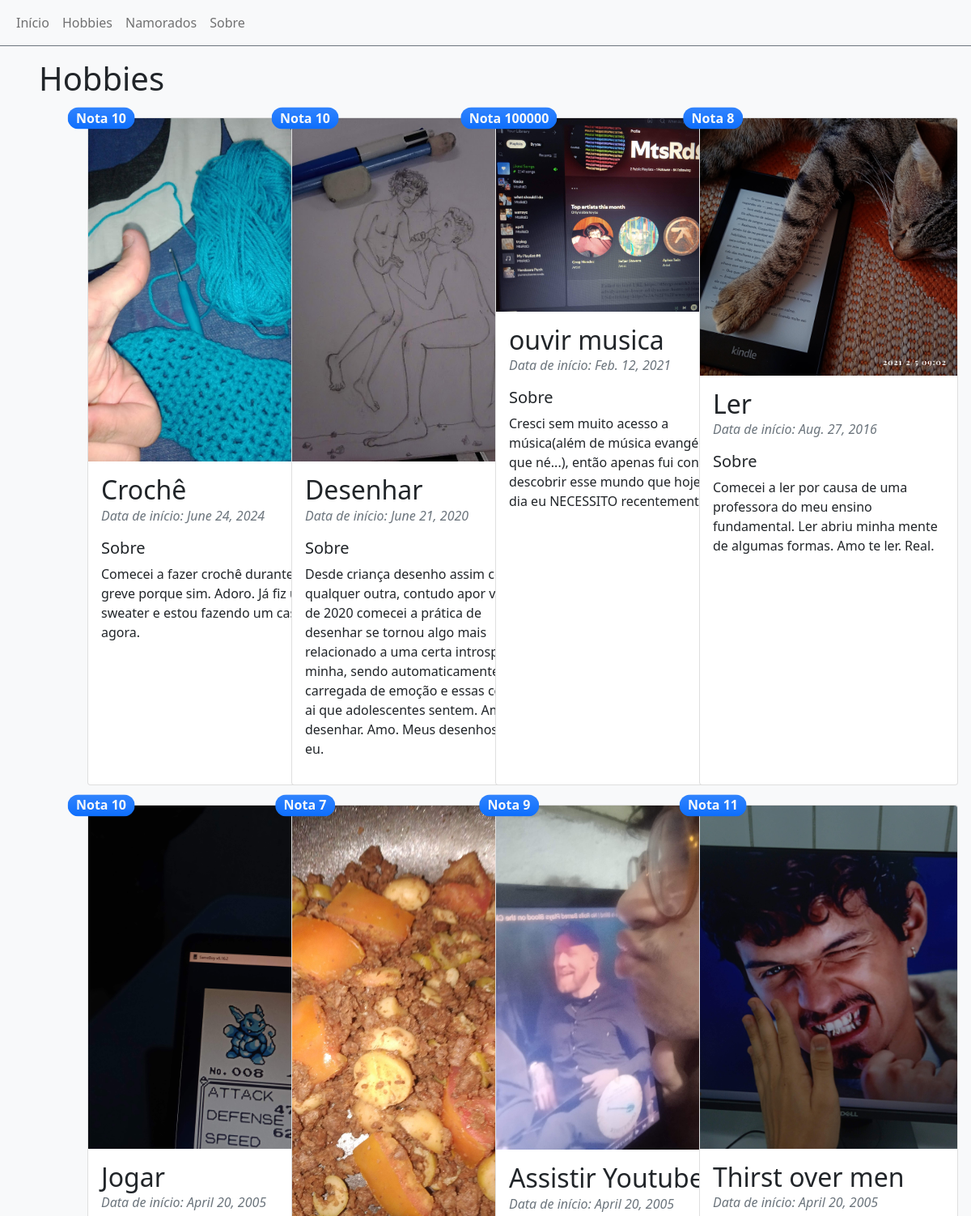
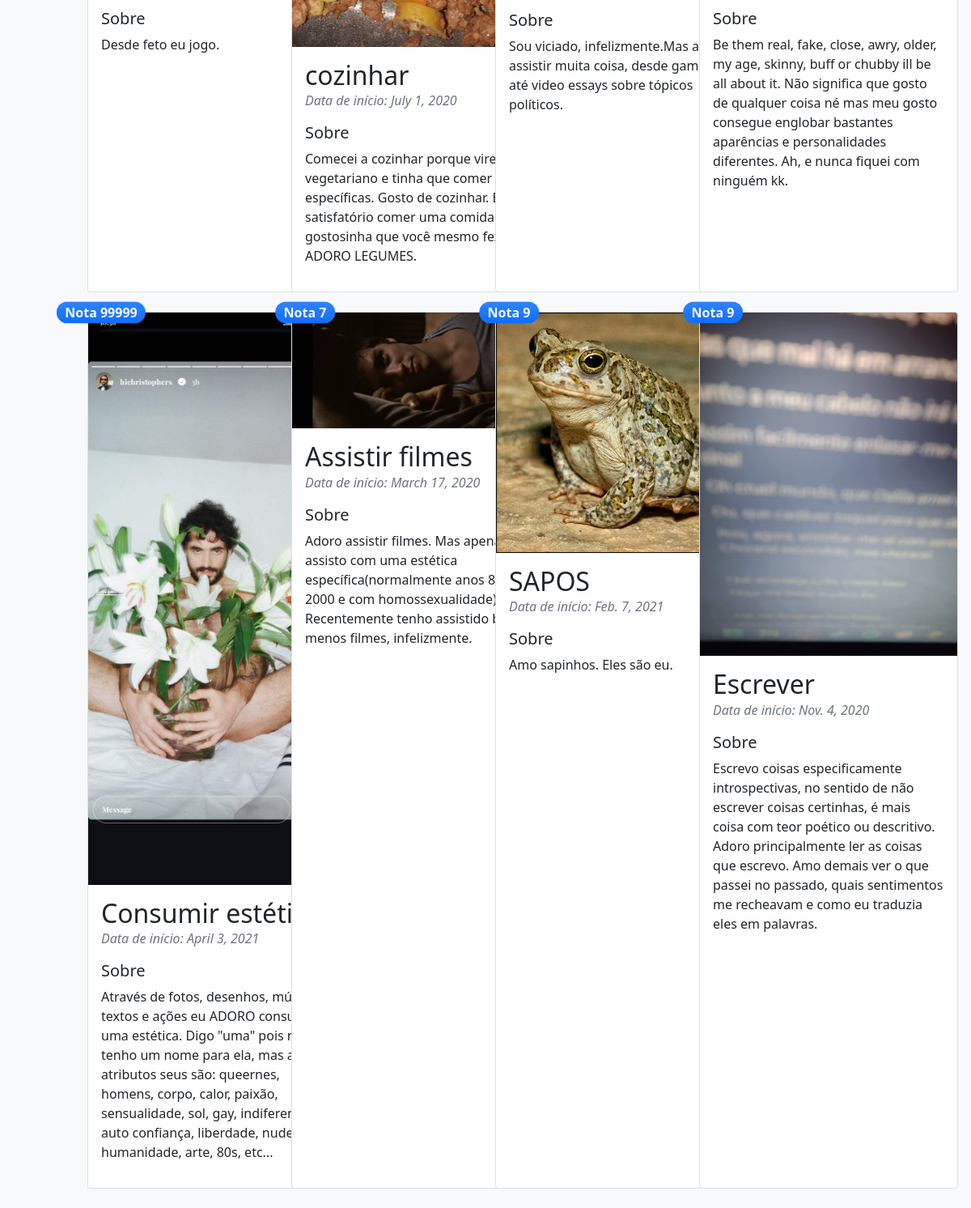
The app's page /hobbies/ with its own data (2 pictures, top to bottom).
### matheus/models.py (models this page shows, shortened)
class Hobbie(models.Model):
    nome = models.CharField(max_length=100)
    image = models.ImageField()
    data_inicio = models.DateField()
    nota = models.IntegerField()
    sobre = models.CharField(max_length=300)

### matheus/views.py (the view)
# urls.py: path('hobbies/', views.hobbies, name='hobbies'),
def hobbies(request):
    hobbies = Hobbie.objects.all()
    contexto = {
        'hobbies': hobbies,
    }
    return render(request, 'matheus/hobbies.html', contexto)

### matheus/templates/matheus/hobbies.html
{% extends 'matheus/base.html'%}
{% block centro %}
    <h1 class="pb-3">Hobbies</h1>
    <div class="row mx-5" width="100%" data-masonry='{"percentPosition": true }'>
        {% for hobbie in hobbies %}
            <div class="col-sm-6 col-lg-3 mb-4">
                <div class="card" style="width: 20rem; height: 100%;">
                    <img class="card-img-top" src="{{ hobbie.image.url }}" alt="{{ hobbie.nome }}">
                    <div class="card-body">
                        <span class="badge position-absolute top-0 translate-middle rounded-pill bg-primary bg-gradient text-light fs-6">Nota {{ hobbie.nota }}</span>
                        <h2 class="card-title m-0">{{ hobbie.nome }}</h2>
                        <p class="card-text text-secondary fst-italic">Data de início: {{ hobbie.data_inicio }}</p>
                        <h5>Sobre</h5>
                        <p class="fs-6">{{ hobbie.sobre }}</p>
                    </div>
                </div>
            </div>
        {% endfor %}
    </div>
{% endblock %}

### matheus/templates/matheus/base.html (shortened to what this page needs)
 {% load static %}
<!DOCTYPE html>
<html lang="en">
<head>
    <link href="https://cdn.jsdelivr.net/npm/bootstrap@5.0.2/dist/css/bootstrap.min.css" rel="stylesheet">
</head>
<body class="bg-light">
    <nav class="navbar navbar-expand-lg navbar-light bg-light mb-3 border-bottom border-secondary sticky-top">
        <div class="container-fluid">
            <ul class="navbar-nav" id="myTab" role="tablist">
                <a class="nav-link" href="{% url 'index' %}">
                    <li class="nav-item" role="presentation">Início
                    </li>
                </a>
                <a class="nav-link" href="{% url 'hobbies' %}">
                    <li class="nav-item" role="presentation">Hobbies
                    </li>
                </a>
                <a class="nav-link" href="{% url 'namorados' %}">
                    <li class="nav-item" role="presentation">Namorados
                    </li>
                </a>
                <a class="nav-link" href="{% url 'sobre' %}"><li class="nav-item" role="presentation">Sobre</li>
                </a>
            </ul>
        </div>
    </nav>
    <div class="mx-5">
        {% block centro %}
        {% endblock %}
    </div>
</body>
</html>

### records on screen
Hobbie: image (picture), nota "10", nome "Crochê", data_inicio "June 24, 2024", sobre "Comecei a fazer crochê durante a greve porque sim. Adoro. Já fiz um sweater e estou fazendo um casaco agora."
Hobbie: image (picture), nota "10", nome "Desenhar", data_inicio "June 21, 2020", sobre "Desde criança desenho assim como qualquer outra, contudo apor volta de 2020 comecei a prática de desenhar se tornou algo mais relacionado a uma certa introspecção minha, sendo automaticamente carregada de emoção e essas coisas ai que adolescentes sentem. Amo desenhar. Amo. Meus desenhos são eu."
Hobbie: image (picture), nota "100000", nome "ouvir musica", data_inicio "Feb. 12, 2021", sobre "Cresci sem muito acesso a música(além de música evangélica, que né...), então apenas fui conseguir descobrir esse mundo que hoje em dia eu NECESSITO recentemente."
Hobbie: image (picture), nota "8", nome "Ler", data_inicio "Aug. 27, 2016", sobre "Comecei a ler por causa de uma professora do meu ensino fundamental. Ler abriu minha mente de algumas formas. Amo te ler. Real."
Hobbie: image (picture), nota "10", nome "Jogar", data_inicio "April 20, 2005", sobre "Desde feto eu jogo."
Hobbie: image (picture), nota "7", nome "cozinhar", data_inicio "July 1, 2020", sobre "Comecei a cozinhar porque virei vegetariano e tinha que comer coisas específicas. Gosto de cozinhar. É bem satisfatório comer uma comida bem gostosinha que você mesmo fez. ADORO LEGUMES."
Hobbie: image (picture), nota "9", nome "Assistir Youtube", data_inicio "April 20, 2005", sobre "Sou viciado, infelizmente.Mas amo assistir muita coisa, desde gameplays até video essays sobre tópicos políticos."
Hobbie: image (picture), nota "11", nome "Thirst over men", data_inicio "April 20, 2005", sobre "Be them real, fake, close, awry, older, my age, skinny, buff or chubby ill be all about it. Não significa que gosto de qualquer coisa né mas meu gosto consegue englobar bastantes aparências e personalidades diferentes. Ah, e nunca fiquei com ninguém kk."
Hobbie: image (picture), nota "99999", nome "Consumir estética", data_inicio "April 3, 2021", sobre "Através de fotos, desenhos, músicas, textos e ações eu ADORO consumir uma estética. Digo \"uma\" pois não tenho um nome para ela, mas alguns atributos seus são: queernes, homens, corpo, calor, paixão, sensualidade, sol, gay, indiferença, auto confiança, liberdade, nudez, humanidade, arte, 80s, etc..."
Hobbie: image (picture), nota "7", nome "Assistir filmes", data_inicio "March 17, 2020", sobre "Adoro assistir filmes. Mas apenas assisto com uma estética específica(normalmente anos 80 ou 2000 e com homossexualidade). Recentemente tenho assistido bem menos filmes, infelizmente."
Hobbie: image (picture), nota "9", nome "SAPOS", data_inicio "Feb. 7, 2021", sobre "Amo sapinhos. Eles são eu."
Hobbie: image (picture), nota "9", nome "Escrever", data_inicio "Nov. 4, 2020", sobre "Escrevo coisas especificamente introspectivas, no sentido de não escrever coisas certinhas, é mais coisa com teor poético ou descritivo. Adoro principalmente ler as coisas que escrevo. Amo demais ver o que passei no passado, quais sentimentos me recheavam e como eu traduzia eles em palavras."
